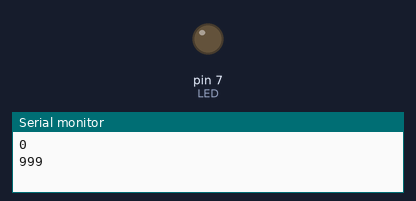
A sketch run on a simulated Arduino Uno, built with avr-gcc and run on an emulated ATmega328P. Parts: output pins drawn as LEDs (lit = HIGH), the last lines printed to the serial monitor.

Above: at 1.5 s.
At 61.0 s:
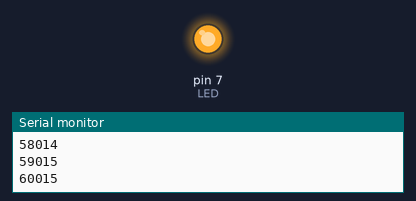
Timing chart, 0 to 63.7 s (numbered marks = the images above):
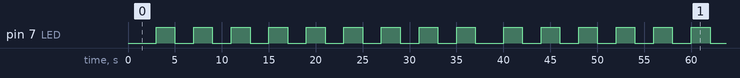

The sketch:

Millis.ino
```cpp
unsigned long interval=1000; // the time we need to wait
unsigned long previousMillis=0; // millis() returns an unsigned long.
int LED = 7;
bool ledState = false; // state variable for the LED

void setup() {
 Serial.begin(9600);
 pinMode(LED, OUTPUT);
 digitalWrite(LED, ledState);
}

void loop() {
 unsigned long currentMillis = millis(); // grab current time
 Serial.println(currentMillis);
 delay(1000);
 // check if "interval" time has passed (1000 milliseconds)
 if ((unsigned long)(currentMillis - previousMillis) >= interval) {

   ledState = !ledState; // "toggles" the state
   digitalWrite(LED, ledState); // sets the LED based on ledState
   // save the "current" time
   previousMillis = millis();
 }
}
```

Measured:
- by itself, pin 7 (LED): moves between LOW and HIGH, repeating every 49.0 s
- by itself, everything shown: repeats every 49.0 s, in 24 steps
